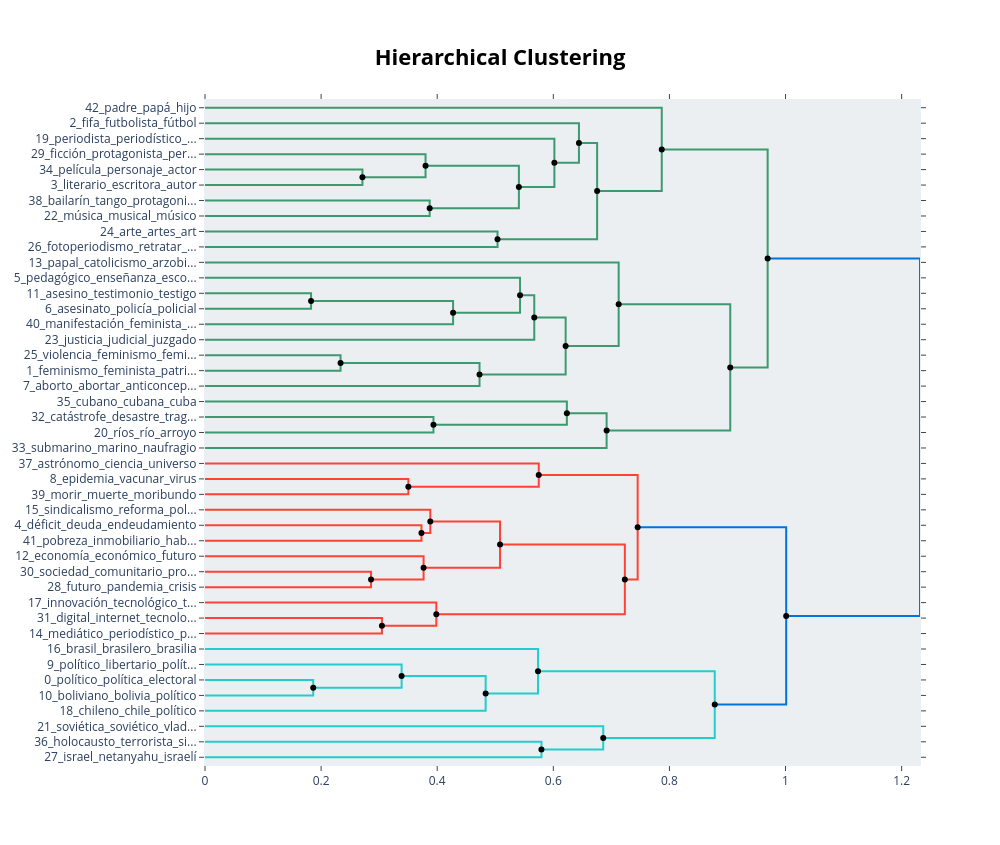

Source (notebook cell):
### Code cell
from scipy.cluster import hierarchy
import copy
topic_model_prueba = copy.deepcopy(topic_model)


# Average con distancia Coseno / Defecto
hierarchical_topics_avg = topic_model_prueba.hierarchical_topics(
    docs_lematizados,
    linkage_function=lambda x: hierarchy.linkage(x, method='average', metric='cosine')
)

# # Solo distancia coseno
# hierarchical_topics_comp = topic_model.hierarchical_topics(
#     docs_lematizados,
#     linkage_function=lambda x: hierarchy.linkage(x, method='complete', metric='cosine')
# )

fig = topic_model_prueba.visualize_hierarchy(hierarchical_topics=hierarchical_topics_avg)
fig.show()

### Figure 1 — Plotly figure (JSON) as saved in the notebook; plotly's stock layout.template omitted (floating-point values rounded to 4 significant figures)
{"data": [{"hoverinfo": "text", "marker": {"color": "rgb(61,153,112)"}, "mode": "lines", "text": ["película_personaje_actor_hombre_américo", "", "", "literario_escritora_autor_literatura_escritor"], "type": "scatter", "x": [0.0, 0.2712, 0.2712, 0.0], "xaxis": "x", "y": [-45.0, -45.0, -55.0, -55.0], "yaxis": "y"}, {"hoverinfo": "text", "marker": {"color": "rgb(61,153,112)"}, "mode": "lines", "text": ["ficción_protagonista_personaje_melodrama_película", "", "", "literario_escritora_autor_literatura_escritor"], "type": "scatter", "x": [0.0, 0.3799, 0.3799, 0.2712], "xaxis": "x", "y": [-35.0, -35.0, -50.0, -50.0], "yaxis": "y"}, {"hoverinfo": "text", "marker": {"color": "rgb(61,153,112)"}, "mode": "lines", "text": ["bailarín_tango_protagonista_ballet_teatral", "", "", "música_musical_músico_rapero_canción"], "type": "scatter", "x": [0.0, 0.387, 0.387, 0.0], "xaxis": "x", "y": [-65.0, -65.0, -75.0, -75.0], "yaxis": "y"}, {"hoverinfo": "text", "marker": {"color": "rgb(61,153,112)"}, "mode": "lines", "text": ["literario_poeta_escritora_libro_escritor", "", "", "música_musical_músico_rapero_canción"], "type": "scatter", "x": [0.3799, 0.5407, 0.5407, 0.387], "xaxis": "x", "y": [-42.5, -42.5, -70.0, -70.0], "yaxis": "y"}, {"hoverinfo": "text", "marker": {"color": "rgb(61,153,112)"}, "mode": "lines", "text": ["periodista_periodístico_periódico_narrativo_escritora", "", "", "música_musical_músico_rapero_canción"], "type": "scatter", "x": [0.0, 0.6018, 0.6018, 0.5407], "xaxis": "x", "y": [-25.0, -25.0, -56.25, -56.25], "yaxis": "y"}, {"hoverinfo": "text", "marker": {"color": "rgb(61,153,112)"}, "mode": "lines", "text": ["fifa_futbolista_fútbol_deporte_brasil", "", "", "música_musical_músico_rapero_canción"], "type": "scatter", "x": [0.0, 0.6442, 0.6442, 0.6018], "xaxis": "x", "y": [-15.0, -15.0, -40.62, -40.62], "yaxis": "y"}, {"hoverinfo": "text", "marker": {"color": "rgb(61,153,112)"}, "mode": "lines", "text": ["arte_artes_art_estética_artístico", "", "", "fotoperiodismo_retratar_retrato_fotógrafo_fotografiar"], "type": "scatter", "x": [0.0, 0.5039, 0.5039, 0.0], "xaxis": "x", "y": [-85.0, -85.0, -95.0, -95.0], "yaxis": "y"}, {"hoverinfo": "text", "marker": {"color": "rgb(61,153,112)"}, "mode": "lines", "text": ["arte_artes_art_estética_artístico", "", "", "arte_art_artes_artista_estética"], "type": "scatter", "x": [0.6442, 0.6755, 0.6755, 0.5039], "xaxis": "x", "y": [-27.81, -27.81, -90.0, -90.0], "yaxis": "y"}, {"hoverinfo": "text", "marker": {"color": "rgb(61,153,112)"}, "mode": "lines", "text": ["padre_papá_hijo_abuelo_hermano", "", "", "arte_art_artes_artista_estética"], "type": "scatter", "x": [0.0, 0.7868, 0.7868, 0.6755], "xaxis": "x", "y": [-5.0, -5.0, -58.91, -58.91], "yaxis": "y"}, {"hoverinfo": "text", "marker": {"color": "rgb(61,153,112)"}, "mode": "lines", "text": ["asesino_testimonio_testigo_víctima_homicidio", "", "", "asesinato_policía_policial_maldonado_matar"], "type": "scatter", "x": [0.0, 0.1827, 0.1827, 0.0], "xaxis": "x", "y": [-125.0, -125.0, -135.0, -135.0], "yaxis": "y"}, {"hoverinfo": "text", "marker": {"color": "rgb(61,153,112)"}, "mode": "lines", "text": ["comisaría_asesinato_santiago_desaparición_detenido", "", "", "manifestación_feminista_multitud_militante_político"], "type": "scatter", "x": [0.1827, 0.4273, 0.4273, 0.0], "xaxis": "x", "y": [-130.0, -130.0, -145.0, -145.0], "yaxis": "y"}, {"hoverinfo": "text", "marker": {"color": "rgb(61,153,112)"}, "mode": "lines", "text": ["pedagógico_enseñanza_escolar_educativo_enseñar", "", "", "manifestación_feminista_multitud_militante_político"], "type": "scatter", "x": [0.0, 0.5427, 0.5427, 0.4273], "xaxis": "x", "y": [-115.0, -115.0, -137.5, -137.5], "yaxis": "y"}, {"hoverinfo": "text", "marker": {"color": "rgb(61,153,112)"}, "mode": "lines", "text": ["pedagógico_enseñanza_escolar_educativo_enseñar", "", "", "justicia_judicial_juzgado_condenar_tribunal"], "type": "scatter", "x": [0.5427, 0.5672, 0.5672, 0.0], "xaxis": "x", "y": [-126.2, -126.2, -155.0, -155.0], "yaxis": "y"}, {"hoverinfo": "text", "marker": {"color": "rgb(61,153,112)"}, "mode": "lines", "text": ["violencia_feminismo_feminista_violento_violación", "", "", "feminismo_feminista_patriarcado_masculinidad_mujeres"], "type": "scatter", "x": [0.0, 0.2335, 0.2335, 0.0], "xaxis": "x", "y": [-165.0, -165.0, -175.0, -175.0], "yaxis": "y"}, {"hoverinfo": "text", "marker": {"color": "rgb(61,153,112)"}, "mode": "lines", "text": ["feminista_feminismo_masculinidad_político_mujeres", "", "", "aborto_abortar_anticonceptivo_embarazo_embarazado"], "type": "scatter", "x": [0.2335, 0.4729, 0.4729, 0.0], "xaxis": "x", "y": [-170.0, -170.0, -185.0, -185.0], "yaxis": "y"}, {"hoverinfo": "text", "marker": {"color": "rgb(61,153,112)"}, "mode": "lines", "text": ["feminista_feminismo_masculinidad_político_mujeres", "", "", "aborto_abortar_anticonceptivo_embarazo_embarazado"], "type": "scatter", "x": [0.5672, 0.6212, 0.6212, 0.4729], "xaxis": "x", "y": [-140.6, -140.6, -177.5, -177.5], "yaxis": "y"}, {"hoverinfo": "text", "marker": {"color": "rgb(61,153,112)"}, "mode": "lines", "text": ["papal_catolicismo_arzobispo_católica_católico", "", "", "aborto_abortar_anticonceptivo_embarazo_embarazado"], "type": "scatter", "x": [0.0, 0.7126, 0.7126, 0.6212], "xaxis": "x", "y": [-105.0, -105.0, -159.1, -159.1], "yaxis": "y"}, {"hoverinfo": "text", "marker": {"color": "rgb(61,153,112)"}, "mode": "lines", "text": ["catástrofe_desastre_tragedia_terremoto_muerto", "", "", "ríos_río_arroyo_agua_inundación"], "type": "scatter", "x": [0.0, 0.3935, 0.3935, 0.0], "xaxis": "x", "y": [-205.0, -205.0, -215.0, -215.0], "yaxis": "y"}, {"hoverinfo": "text", "marker": {"color": "rgb(61,153,112)"}, "mode": "lines", "text": ["cubano_cubana_cuba_chile_comunista", "", "", "arroyo_río_cuenca_paisaje_monte"], "type": "scatter", "x": [0.0, 0.6233, 0.6233, 0.3935], "xaxis": "x", "y": [-195.0, -195.0, -210.0, -210.0], "yaxis": "y"}, {"hoverinfo": "text", "marker": {"color": "rgb(61,153,112)"}, "mode": "lines", "text": ["cubano_cubana_cuba_chile_comunista", "", "", "submarino_marino_naufragio_océano_naval"], "type": "scatter", "x": [0.6233, 0.6918, 0.6918, 0.0], "xaxis": "x", "y": [-202.5, -202.5, -225.0, -225.0], "yaxis": "y"}, {"hoverinfo": "text", "marker": {"color": "rgb(61,153,112)"}, "mode": "lines", "text": ["cubano_cubana_cuba_chile_comunista", "", "", "submarino_marino_naufragio_océano_naval"], "type": "scatter", "x": [0.7126, 0.9048, 0.9048, 0.6918], "xaxis": "x", "y": [-132.0, -132.0, -213.8, -213.8], "yaxis": "y"}, {"hoverinfo": "text", "marker": {"color": "rgb(61,153,112)"}, "mode": "lines", "text": ["cubano_cubana_cuba_chile_comunista", "", "", "submarino_marino_naufragio_océano_naval"], "type": "scatter", "x": [0.7868, 0.9692, 0.9692, 0.9048], "xaxis": "x", "y": [-31.95, -31.95, -172.9, -172.9], "yaxis": "y"}, {"hoverinfo": "text", "marker": {"color": "rgb(255,65,54)"}, "mode": "lines", "text": ["epidemia_vacunar_virus_vacuna_pandemia", "", "", "morir_muerte_moribundo_cadáver_fallecido"], "type": "scatter", "x": [0.0, 0.3503, 0.3503, 0.0], "xaxis": "x", "y": [-245.0, -245.0, -255.0, -255.0], "yaxis": "y"}, {"hoverinfo": "text", "marker": {"color": "rgb(255,65,54)"}, "mode": "lines", "text": ["astrónomo_ciencia_universo_teoría_astrología", "", "", "epidemia_coronavirus_pandemia_virus_infectado"], "type": "scatter", "x": [0.0, 0.5749, 0.5749, 0.3503], "xaxis": "x", "y": [-235.0, -235.0, -250.0, -250.0], "yaxis": "y"}, {"hoverinfo": "text", "marker": {"color": "rgb(255,65,54)"}, "mode": "lines", "text": ["déficit_deuda_endeudamiento_inflación_monetario", "", "", "pobreza_inmobiliario_habitante_pobre_vecino"], "type": "scatter", "x": [0.0, 0.3729, 0.3729, 0.0], "xaxis": "x", "y": [-275.0, -275.0, -285.0, -285.0], "yaxis": "y"}, {"hoverinfo": "text", "marker": {"color": "rgb(255,65,54)"}, "mode": "lines", "text": ["sindicalismo_reforma_político_política_laboral", "", "", "pobreza_inmobiliario_habitante_pobre_vecino"], "type": "scatter", "x": [0.0, 0.3881, 0.3881, 0.3729], "xaxis": "x", "y": [-265.0, -265.0, -280.0, -280.0], "yaxis": "y"}, {"hoverinfo": "text", "marker": {"color": "rgb(255,65,54)"}, "mode": "lines", "text": ["sociedad_comunitario_proyecto_comunidad_política", "", "", "futuro_pandemia_crisis_pensamiento_precariedad"], "type": "scatter", "x": [0.0, 0.286, 0.286, 0.0], "xaxis": "x", "y": [-305.0, -305.0, -315.0, -315.0], "yaxis": "y"}, {"hoverinfo": "text", "marker": {"color": "rgb(255,65,54)"}, "mode": "lines", "text": ["economía_económico_futuro_ambiental_industria", "", "", "crisis_futuro_agenda_sociedad_política"], "type": "scatter", "x": [0.0, 0.3765, 0.3765, 0.286], "xaxis": "x", "y": [-295.0, -295.0, -310.0, -310.0], "yaxis": "y"}, {"hoverinfo": "text", "marker": {"color": "rgb(255,65,54)"}, "mode": "lines", "text": ["economía_económico_futuro_ambiental_industria", "", "", "sociedad_mundial_global_crisis_economía"], "type": "scatter", "x": [0.3881, 0.5082, 0.5082, 0.3765], "xaxis": "x", "y": [-272.5, -272.5, -302.5, -302.5], "yaxis": "y"}, {"hoverinfo": "text", "marker": {"color": "rgb(255,65,54)"}, "mode": "lines", "text": ["digital_internet_tecnología_móvil_celular", "", "", "mediático_periodístico_político_periodista_política"], "type": "scatter", "x": [0.0, 0.3048, 0.3048, 0.0], "xaxis": "x", "y": [-335.0, -335.0, -345.0, -345.0], "yaxis": "y"}, {"hoverinfo": "text", "marker": {"color": "rgb(255,65,54)"}, "mode": "lines", "text": ["innovación_tecnológico_tecno_tecnología_inteligencia", "", "", "mediático_periodístico_político_política_periodista"], "type": "scatter", "x": [0.0, 0.3985, 0.3985, 0.3048], "xaxis": "x", "y": [-325.0, -325.0, -340.0, -340.0], "yaxis": "y"}, {"hoverinfo": "text", "marker": {"color": "rgb(255,65,54)"}, "mode": "lines", "text": ["innovación_tecnológico_tecno_tecnología_inteligencia", "", "", "mediático_político_política_noticia_periodista"], "type": "scatter", "x": [0.5082, 0.7232, 0.7232, 0.3985], "xaxis": "x", "y": [-287.5, -287.5, -332.5, -332.5], "yaxis": "y"}, {"hoverinfo": "text", "marker": {"color": "rgb(255,65,54)"}, "mode": "lines", "text": ["innovación_tecnológico_tecno_tecnología_inteligencia", "", "", "mediático_político_política_noticia_periodista"], "type": "scatter", "x": [0.5749, 0.7453, 0.7453, 0.7232], "xaxis": "x", "y": [-242.5, -242.5, -310.0, -310.0], "yaxis": "y"}, {"hoverinfo": "text", "marker": {"color": "rgb(35,205,205)"}, "mode": "lines", "text": ["político_política_electoral_candidato_campaña", "", "", "boliviano_bolivia_político_política_electoral"], "type": "scatter", "x": [0.0, 0.1864, 0.1864, 0.0], "xaxis": "x", "y": [-375.0, -375.0, -385.0, -385.0], "yaxis": "y"}, {"hoverinfo": "text", "marker": {"color": "rgb(35,205,205)"}, "mode": "lines", "text": ["político_libertario_política_presidencial_ideológico", "", "", "político_política_candidato_electoral_debate"], "type": "scatter", "x": [0.0, 0.3387, 0.3387, 0.1864], "xaxis": "x", "y": [-365.0, -365.0, -380.0, -380.0], "yaxis": "y"}, {"hoverinfo": "text", "marker": {"color": "rgb(35,205,205)"}, "mode": "lines", "text": ["político_política_electoral_candidato_campaña", "", "", "chileno_chile_político_dictadura_política"], "type": "scatter", "x": [0.3387, 0.4834, 0.4834, 0.0], "xaxis": "x", "y": [-372.5, -372.5, -395.0, -395.0], "yaxis": "y"}, {"hoverinfo": "text", "marker": {"color": "rgb(35,205,205)"}, "mode": "lines", "text": ["brasil_brasilero_brasilia_brasileño_dictadura", "", "", "político_política_electoral_candidato_debate"], "type": "scatter", "x": [0.0, 0.5736, 0.5736, 0.4834], "xaxis": "x", "y": [-355.0, -355.0, -383.8, -383.8], "yaxis": "y"}, {"hoverinfo": "text", "marker": {"color": "rgb(35,205,205)"}, "mode": "lines", "text": ["holocausto_terrorista_siria_europa_terrorismo", "", "", "israel_netanyahu_israelí_palestina_palestino"], "type": "scatter", "x": [0.0, 0.5796, 0.5796, 0.0], "xaxis": "x", "y": [-415.0, -415.0, -425.0, -425.0], "yaxis": "y"}, {"hoverinfo": "text", "marker": {"color": "rgb(35,205,205)"}, "mode": "lines", "text": ["soviética_soviético_vladimir_rusia_ucrania", "", "", "israel_netanyahu_israelí_palestina_palestino"], "type": "scatter", "x": [0.0, 0.686, 0.686, 0.5796], "xaxis": "x", "y": [-405.0, -405.0, -420.0, -420.0], "yaxis": "y"}, {"hoverinfo": "text", "marker": {"color": "rgb(35,205,205)"}, "mode": "lines", "text": ["soviética_soviético_vladimir_rusia_ucrania", "", "", "soviético_rusia_moscú_ruso_irán"], "type": "scatter", "x": [0.5736, 0.8781, 0.8781, 0.686], "xaxis": "x", "y": [-369.4, -369.4, -412.5, -412.5], "yaxis": "y"}, {"hoverinfo": "text", "marker": {"color": "rgb(0,116,217)"}, "mode": "lines", "text": ["soviética_soviético_vladimir_rusia_ucrania", "", "", "soviético_rusia_moscú_ruso_irán"], "type": "scatter", "x": [0.7453, 1.001, 1.001, 0.8781], "xaxis": "x", "y": [-276.2, -276.2, -390.9, -390.9], "yaxis": "y"}, {"hoverinfo": "text", "marker": {"color": "rgb(0,116,217)"}, "mode": "lines", "text": ["soviética_soviético_vladimir_rusia_ucrania", "", "", "soviético_rusia_moscú_ruso_irán"], "type": "scatter", "x": [0.9692, 1.232, 1.232, 1.001], "xaxis": "x", "y": [-102.4, -102.4, -333.6, -333.6], "yaxis": "y"}, {"hoverinfo": "text", "hovertext": ["literario_poeta_escritora_libro_escritor", "arte_artes_art_estética_artístico", "comisaría_asesinato_santiago_desaparición_detenido", "pedagógico_enseñanza_escolar_educativo_enseñar", "feminista_feminismo_masculinidad_político_mujeres", "feminista_feminismo_masculinidad_político_mujeres", "cubano_cubana_cuba_chile_comunista", "cubano_cubana_cuba_chile_comunista", "cubano_cubana_cuba_chile_comunista", "economía_económico_futuro_ambiental_industria", "innovación_tecnológico_tecno_tecnología_inteligencia", "innovación_tecnológico_tecno_tecnología_inteligencia", "político_política_electoral_candidato_campaña", "soviética_soviético_vladimir_rusia_ucrania", "soviética_soviético_vladimir_rusia_ucrania", "soviética_soviético_vladimir_rusia_ucrania"], "marker": {"color": "black"}, "mode": "markers", "showlegend": false, "type": "scatter", "x": [0.3799, 0.6442, 0.1827, 0.5427, 0.2335, 0.5672, 0.6233, 0.7126, 0.7868, 0.3881, 0.5082, 0.5749, 0.3387, 0.5736, 0.7453, 0.9692], "y": [-42.5, -27.81, -130, -126.2, -170, -140.6, -202.5, -132.0, -31.95, -272.5, -287.5, -242.5, -372.5, -369.4, -276.2, -102.4]}, {"hoverinfo": "text", "hovertext": ["literario_escritora_autor_literatura_escritor", "música_musical_músico_rapero_canción", "música_musical_músico_rapero_canción", "música_musical_músico_rapero_canción", "arte_art_artes_artista_estética", "arte_art_artes_artista_estética", "manifestación_feminista_multitud_militante_político", "aborto_abortar_anticonceptivo_embarazo_embarazado", "aborto_abortar_anticonceptivo_embarazo_embarazado", "arroyo_río_cuenca_paisaje_monte", "submarino_marino_naufragio_océano_naval", "submarino_marino_naufragio_océano_naval", "epidemia_coronavirus_pandemia_virus_infectado", "pobreza_inmobiliario_habitante_pobre_vecino", "crisis_futuro_agenda_sociedad_política", "sociedad_mundial_global_crisis_economía", "mediático_periodístico_político_política_periodista", "mediático_político_política_noticia_periodista", "mediático_político_política_noticia_periodista", "político_política_candidato_electoral_debate", "político_política_electoral_candidato_debate", "israel_netanyahu_israelí_palestina_palestino", "soviético_rusia_moscú_ruso_irán", "soviético_rusia_moscú_ruso_irán", "soviético_rusia_moscú_ruso_irán"], "marker": {"color": "black"}, "mode": "markers", "showlegend": false, "type": "scatter", "x": [0.2712, 0.387, 0.5407, 0.6018, 0.5039, 0.6755, 0.4273, 0.4729, 0.6212, 0.3935, 0.6918, 0.9048, 0.3503, 0.3729, 0.286, 0.3765, 0.3048, 0.3985, 0.7232, 0.1864, 0.4834, 0.5796, 0.686, 0.8781, 1.001], "y": [-50, -70, -56.25, -40.62, -90, -58.91, -137.5, -177.5, -159.1, -210, -213.8, -172.9, -250, -280, -310, -302.5, -340, -332.5, -310, -380, -383.8, -420, -412.5, -390.9, -333.6]}], "layout": {"autosize": false, "height": 845, "hoverlabel": {"bgcolor": "white", "font": {"family": "Rockwell", "size": 16}}, "hovermode": "closest", "plot_bgcolor": "#ECEFF1", "showlegend": false, "title": {"font": {"color": "Black", "size": 22}, "text": "<b>Hierarchical Clustering</b>", "x": 0.5, "xanchor": "center", "yanchor": "top"}, "width": 1000, "xaxis": {"mirror": "allticks", "rangemode": "tozero", "showgrid": false, "showline": true, "showticklabels": true, "ticks": "outside", "type": "linear", "zeroline": false}, "yaxis": {"mirror": "allticks", "range": [-430, 0], "rangemode": "tozero", "showgrid": false, "showline": true, "showticklabels": true, "tickmode": "array", "ticks": "outside", "ticktext": ["42_padre_papá_hijo", "2_fifa_futbolista_fútbol", "19_periodista_periodístico_...", "29_ficción_protagonista_per...", "34_película_personaje_actor", "3_literario_escritora_autor", "38_bailarín_tango_protagoni...", "22_música_musical_músico", "24_arte_artes_art", "26_fotoperiodismo_retratar_...", "13_papal_catolicismo_arzobi...", "5_pedagógico_enseñanza_esco...", "11_asesino_testimonio_testigo", "6_asesinato_policía_policial", "40_manifestación_feminista_...", "23_justicia_judicial_juzgado", "25_violencia_feminismo_femi...", "1_feminismo_feminista_patri...", "7_aborto_abortar_anticoncep...", "35_cubano_cubana_cuba", "32_catástrofe_desastre_trag...", "20_ríos_río_arroyo", "33_submarino_marino_naufragio", "37_astrónomo_ciencia_universo", "8_epidemia_vacunar_virus", "39_morir_muerte_moribundo", "15_sindicalismo_reforma_pol...", "4_déficit_deuda_endeudamiento", "41_pobreza_inmobiliario_hab...", "12_economía_económico_futuro", "30_sociedad_comunitario_pro...", "28_futuro_pandemia_crisis", "17_innovación_tecnológico_t...", "31_digital_internet_tecnolo...", "14_mediático_periodístico_p...", "16_brasil_brasilero_brasilia", "9_político_libertario_polít...", "0_político_política_electoral", "10_boliviano_bolivia_político", "18_chileno_chile_político", "21_soviética_soviético_vlad...", "36_holocausto_terrorista_si...", "27_israel_netanyahu_israelí"], "tickvals": [-5, -15, -25, -35, -45, -55, -65, -75, -85, -95, -105, -115, -125, -135, -145, -155, -165, -175, -185, -195, -205, -215, -225, -235, -245, -255, -265, -275, -285, -295, -305, -315, -325, -335, -345, -355, -365, -375, -385, -395, -405, -415, -425], "type": "linear", "zeroline": false}}}
